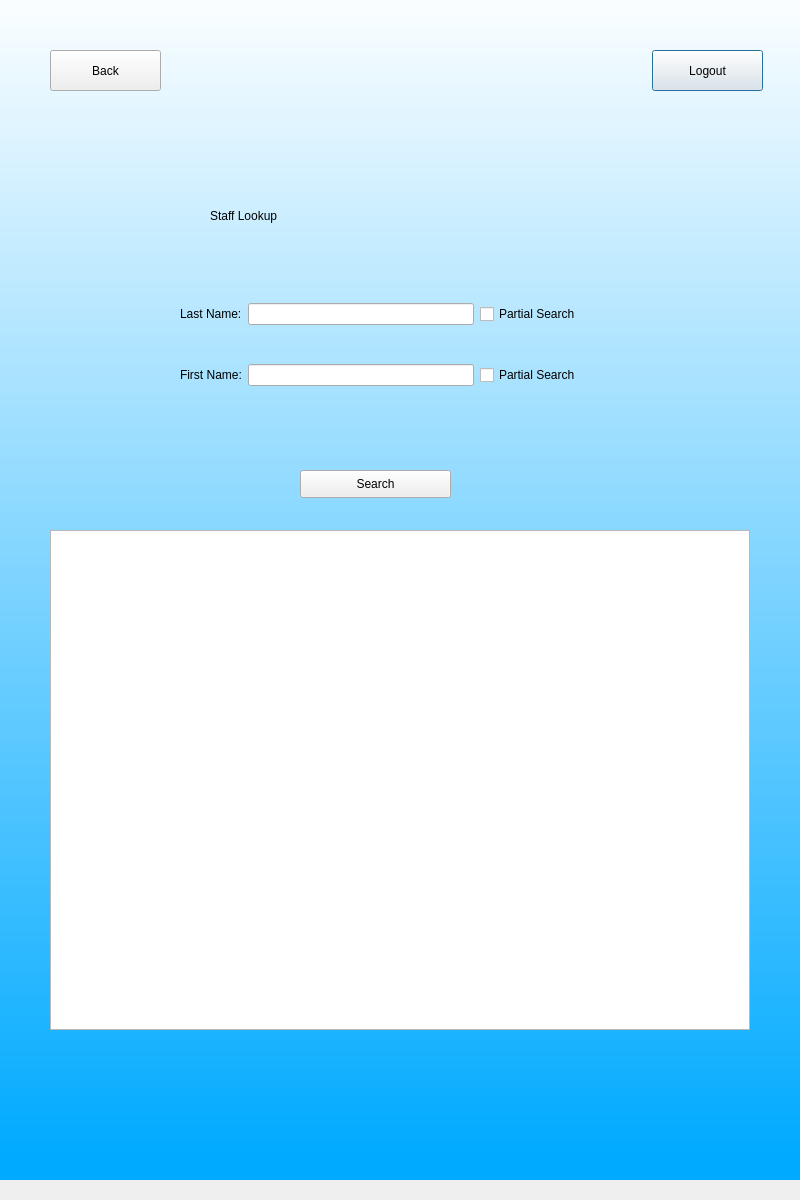
<?xml version="1.0" encoding="UTF-8"?>
<ui version="4.0">
 <class>diaStaffLookup</class>
 <widget class="QDialog" name="diaStaffLookup">
  <property name="geometry">
   <rect>
    <x>0</x>
    <y>0</y>
    <width>800</width>
    <height>1200</height>
   </rect>
  </property>
  <property name="windowTitle">
   <string>Staff Lookup</string>
  </property>
  <widget class="QWidget" name="widget" native="true">
   <property name="geometry">
    <rect>
     <x>0</x>
     <y>-20</y>
     <width>800</width>
     <height>1200</height>
    </rect>
   </property>
   <property name="styleSheet">
    <string notr="true">QWidget#widget{
background-color:qlineargradient(spread:pad, x1:1, y1:0.982409, x2:1, y2:0, stop:0 rgba(0, 170, 255, 255), stop:1 rgba(255, 255, 255, 255))}</string>
   </property>
   <widget class="QLabel" name="label">
    <property name="geometry">
     <rect>
      <x>210</x>
      <y>200</y>
      <width>401</width>
      <height>71</height>
     </rect>
    </property>
    <property name="styleSheet">
     <string notr="true">font: 36pt &quot;MS Shell Dlg 2&quot;;</string>
    </property>
    <property name="text">
     <string>Staff Lookup</string>
    </property>
   </widget>
   <widget class="QPushButton" name="logout">
    <property name="geometry">
     <rect>
      <x>652</x>
      <y>70</y>
      <width>111</width>
      <height>41</height>
     </rect>
    </property>
    <property name="text">
     <string>Logout</string>
    </property>
   </widget>
   <widget class="QPushButton" name="backButton">
    <property name="geometry">
     <rect>
      <x>50</x>
      <y>70</y>
      <width>111</width>
      <height>41</height>
     </rect>
    </property>
    <property name="text">
     <string>Back</string>
    </property>
   </widget>
   <widget class="QPushButton" name="search">
    <property name="geometry">
     <rect>
      <x>300</x>
      <y>490</y>
      <width>151</width>
      <height>28</height>
     </rect>
    </property>
    <property name="text">
     <string>Search</string>
    </property>
   </widget>
   <widget class="QLabel" name="error">
    <property name="geometry">
     <rect>
      <x>230</x>
      <y>450</y>
      <width>291</width>
      <height>31</height>
     </rect>
    </property>
    <property name="styleSheet">
     <string notr="true">font: 12pt &quot;MS Shell Dlg 2&quot;;color:rgb(255,0,0)</string>
    </property>
    <property name="text">
     <string/>
    </property>
   </widget>
   <widget class="QWidget" name="gridLayoutWidget">
    <property name="geometry">
     <rect>
      <x>180</x>
      <y>290</y>
      <width>401</width>
      <height>151</height>
     </rect>
    </property>
    <layout class="QGridLayout" name="gridLayout">
     <item row="0" column="1">
      <widget class="QLineEdit" name="lastField"/>
     </item>
     <item row="1" column="1">
      <widget class="QLineEdit" name="firstField"/>
     </item>
     <item row="1" column="0">
      <widget class="QLabel" name="labelFirstName">
       <property name="styleSheet">
        <string notr="true">font: 14pt &quot;MS Shell Dlg 2&quot;;</string>
       </property>
       <property name="text">
        <string>First Name:</string>
       </property>
      </widget>
     </item>
     <item row="0" column="0">
      <widget class="QLabel" name="labelLastName">
       <property name="styleSheet">
        <string notr="true">font: 14pt &quot;MS Shell Dlg 2&quot;;</string>
       </property>
       <property name="text">
        <string>Last Name:</string>
       </property>
      </widget>
     </item>
     <item row="0" column="2">
      <widget class="QCheckBox" name="lastBox">
       <property name="text">
        <string>Partial Search</string>
       </property>
      </widget>
     </item>
     <item row="1" column="2">
      <widget class="QCheckBox" name="firstBox">
       <property name="text">
        <string>Partial Search</string>
       </property>
      </widget>
     </item>
    </layout>
   </widget>
   <widget class="QTableWidget" name="resultsTable">
    <property name="geometry">
     <rect>
      <x>50</x>
      <y>550</y>
      <width>700</width>
      <height>500</height>
     </rect>
    </property>
   </widget>
  </widget>
 </widget>
 <resources/>
 <connections/>
</ui>
